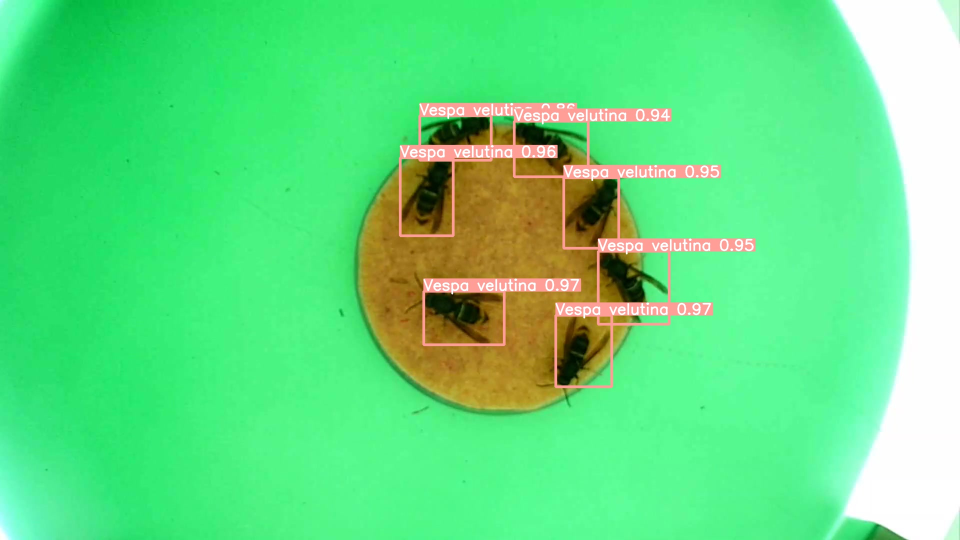
#> input picture images/many-ah.jpeg, 1920 x 1080 px, given in place of wasps.mp4, which was not available (shown at 1/2 size)
$ python monitor_run.py   (older library calls are emulated)
#> lines starting #> are read from the running program, lines starting #| are printed output that depends on the picture; pictures that were not available may be replaced by others from this repository, and a replacement may not be noted
### detection/vibe.py
import numpy as np


class BackgroundSubtractor:
    """Python implementation of ViBe.

    Adapted from https://github.com/232525/ViBe.python
    """

    def __init__(self):
        self.width = 0
        self.height = 0
        self.num_samples = 20
        self.matching_threshold = 20
        self.matching_number = 2
        self.update_factor = 16

        # Historical storage
        self.hist_ims = None
        self.hist_buffer = None
        self.last_swapped = 0
        self.num_hist_ims = 2

        # Buffers with random values
        self.jump = None
        self.neighbour = None
        self.position = None

    def init_history(self, image):

        # Set parameters
        self.height = image.shape[0]
        self.width = image.shape[1]

        # Create the hist_ims
        self.hist_ims = np.zeros(
            (self.height, self.width, self.num_hist_ims), np.uint8,
        )
        for i in range(self.num_hist_ims):
            self.hist_ims[:, :, i] = image

        # Create and fill hist_buffer
        self.hist_buffer = np.zeros(
            (self.height,
             self.width,
             self.num_samples - self.num_hist_ims,
             ), np.uint8,
        )
        for i in range(self.num_samples - self.num_hist_ims):
            image_plus_noise = image + np.random.randint(
                -10, 10, (self.height, self.width),
            )
            image_plus_noise[image_plus_noise > 255] = 255
            image_plus_noise[image_plus_noise < 0] = 0
            self.hist_buffer[:, :, i] = image_plus_noise.astype(np.uint8)

        # Fill buffers with random values
        max_length = 2 * max(self.height, self.width) + 1
        self.jump = np.zeros((max_length,), np.uint32)
        self.neighbour = np.zeros((max_length,), np.int)
        self.position = np.zeros((max_length,), np.uint32)

        for i in range(max_length):
            self.jump[i] = np.random.randint(1, 2 * self.update_factor + 1)
            self.neighbour[i] = np.random.randint(-1, 2)
            self.neighbour[i] += np.random.randint(-1, 2) * self.width
            self.position[i] = np.random.randint(0, self.num_samples)

    def segmentation(self, image):

        # Initialise segmentation_map
        segmentation_map = np.zeros((self.height, self.width))
        segmentation_map += self.matching_number - 1

        # First history image
        delta = np.abs(image - self.hist_ims[:, :, 0])
        mask = delta > self.matching_threshold
        segmentation_map[mask] = self.matching_number

        # Remaining hist_ims
        for i in range(1, self.num_hist_ims):
            delta = np.abs(image - self.hist_ims[:, :, i])
            mask = delta <= self.matching_threshold
            segmentation_map[mask] = segmentation_map[mask] - 1

        # For swapping
        self.last_swapped = (self.last_swapped + 1) % self.num_hist_ims
        swapping_im_buffer = self.hist_ims[:, :, self.last_swapped]

        # Now, we move in the buffer and leave the hist_ims
        num_tests = self.num_samples - self.num_hist_ims
        mask = segmentation_map > 0
        for i in range(num_tests):
            delta_ = np.abs(image - self.hist_buffer[:, :, i])
            mask_ = delta_ <= self.matching_threshold
            mask_ = mask * mask_
            segmentation_map[mask_] = segmentation_map[mask_] - 1

            # Swapping: Putting found value in history image buffer
            temp = swapping_im_buffer[mask_].copy()
            swapping_im_buffer[mask_] = self.hist_buffer[:, :, i][mask_].copy()
            self.hist_buffer[:, :, i][mask_] = temp

        # simulate the exit inner loop
        mask_ = segmentation_map <= 0
        mask_ = mask * mask_
        segmentation_map[mask_] = 0

        # Produces the output. Note that this step is application-dependent
        mask = segmentation_map > 0
        segmentation_map[mask] = 255
        return segmentation_map.astype(np.uint8)

    def update(self, image, updating_mask):

        for y in range(1, self.height-1):
            shift = np.random.randint(0, self.width)
            idx = self.jump[shift]
            while idx < self.width - 1:
                index = idx + y * self.width
                if updating_mask[y, idx] == 255:
                    value = image[y, idx]
                    neighbour_id = index + self.neighbour[shift]
                    y_, idx_ = (int(neighbour_id / self.width),
                                int(neighbour_id % self.width),)

                    if self.position[shift] < self.num_hist_ims:
                        self.hist_ims[y, idx, self.position[shift]] = value
                        self.hist_ims[y_, idx_, self.position[shift]] = value
                    else:
                        pos = self.position[shift] - self.num_hist_ims
                        self.hist_buffer[y, idx, pos] = value
                        self.hist_buffer[y_, idx_, pos] = value

                shift = shift + 1
                idx = idx + self.jump[shift]

        # First row
        y = 0
        shift = np.random.randint(0, self.width)
        idx = self.jump[shift]

        while idx <= self.width - 1:
            # index = idx + y * self.width
            if updating_mask[y, idx] == 0:
                if self.position[shift] < self.num_hist_ims:
                    self.hist_ims[y, idx, self.position[shift]] = image[y, idx]
                else:
                    pos = self.position[shift] - self.num_hist_ims
                    self.hist_buffer[y, idx, pos] = image[y, idx]

            shift = shift + 1
            idx = idx + self.jump[shift]

        # Last row
        y = self.height - 1
        shift = np.random.randint(0, self.width)
        idx = self.jump[shift]

        while idx <= self.width - 1:
            # index = idx + y * self.width
            if updating_mask[y, idx] == 0:
                if self.position[shift] < self.num_hist_ims:
                    self.hist_ims[y, idx, self.position[shift]] = image[y, idx]
                else:
                    pos = self.position[shift] - self.num_hist_ims
                    self.hist_buffer[y, idx, pos] = image[y, idx]

            shift = shift + 1
            idx = idx + self.jump[shift]

        # First column
        x = 0
        shift = np.random.randint(0, self.height)
        idy = self.jump[shift]

        while idy <= self.height - 1:
            # index = x + idy * self.width
            if updating_mask[idy, x] == 0:
                if self.position[shift] < self.num_hist_ims:
                    self.hist_ims[idy, x, self.position[shift]] = image[idy, x]
                else:
                    pos = self.position[shift] - self.num_hist_ims
                    self.hist_buffer[idy, x, pos] = image[idy, x]

            shift = shift + 1
            idy = idy + self.jump[shift]

        # Last column
        x = self.width - 1
        shift = np.random.randint(0, self.height)
        idy = self.jump[shift]

        while idy <= self.height - 1:
            # index = x + idy * self.width
            if updating_mask[idy, x] == 0:
                if self.position[shift] < self.num_hist_ims:
                    self.hist_ims[idy, x, self.position[shift]] = image[idy, x]
                else:
                    pos = self.position[shift] - self.num_hist_ims
                    self.hist_buffer[idy, x, pos] = image[idy, x]

            shift = shift + 1
            idy = idy + self.jump[shift]

        # The first pixel
        if np.random.randint(0, self.update_factor) == 0:
            if updating_mask[0, 0] == 0:
                position = np.random.randint(0, self.num_samples)

                if position < self.num_hist_ims:
                    self.hist_ims[0, 0, position] = image[0, 0]
                else:
                    pos = position - self.num_hist_ims
                    self.hist_buffer[0, 0, pos] = image[0, 0]

### detection/monitor_run.py
import sys
import cv2
import datetime
from vibe import BackgroundSubtractor

# Parameters
min_area = 13000  # Adjust to seperate hornets from wasps
dilation_strength = 1  # To unify dijoint segmentation contours
save_dir = '/Users/Holmes/Research/Projects/vespai/detection/examples/wasps/'
save_outputs = True

# Example video
ex = '/Users/Holmes/Research/Projects/vespai/datasets/' + \
     'videos/wasps.mp4'
cap = cv2.VideoCapture(ex)

# Use webcam
# cap = cv2.VideoCapture(0)

# Instantiate ViBe (VIsual Background Extractor)
back_sub = BackgroundSubtractor()

# Load YOLOv5 model


if not cap.isOpened():
    print("Cannot open camera.")
    sys.exit()

frame_id = 0
while True:

    # Capture frame
    ret, frame = cap.read()
#> frame is the input picture: shape (1080, 1920, 3); mean B, G, R 129.6, 223.7, 97.2
    timestamp = datetime.datetime.now()
    if not ret:
        print("No frame recieved. Exiting ...")
        break

    # Motion detection on frame
    grey = cv2.cvtColor(frame, cv2.COLOR_BGR2GRAY)
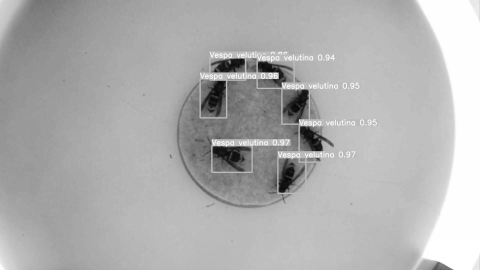
#> grey: shape (1080, 1920) (shown at 1/4 size); min 4, max 255, mean 175.1
    if frame_id % 25 == 0:
        print(f'Frame number: {frame_id}')

    if frame_id == 0:
        back_sub.init_history(grey)

    # ViBe segmentation
    segmentation = back_sub.segmentation(grey)
#> the loop in segmentation, `for i in range(num_tests):` made 18 passes
#> pass 1, in segmentation, `delta_ = np.abs(image - self.hist_buffer[:, :, i])`:
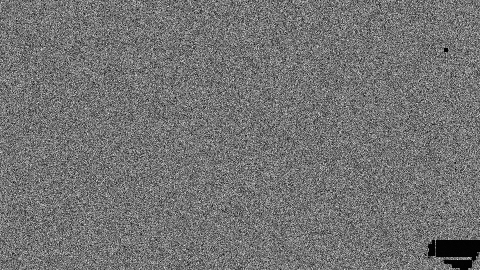
#> delta_: shape (1080, 1920) (shown at 1/4 size); min 0, max 255, mean 114.8
#> pass 1, in segmentation, `mask_ = delta_ <= self.matching_threshold`:
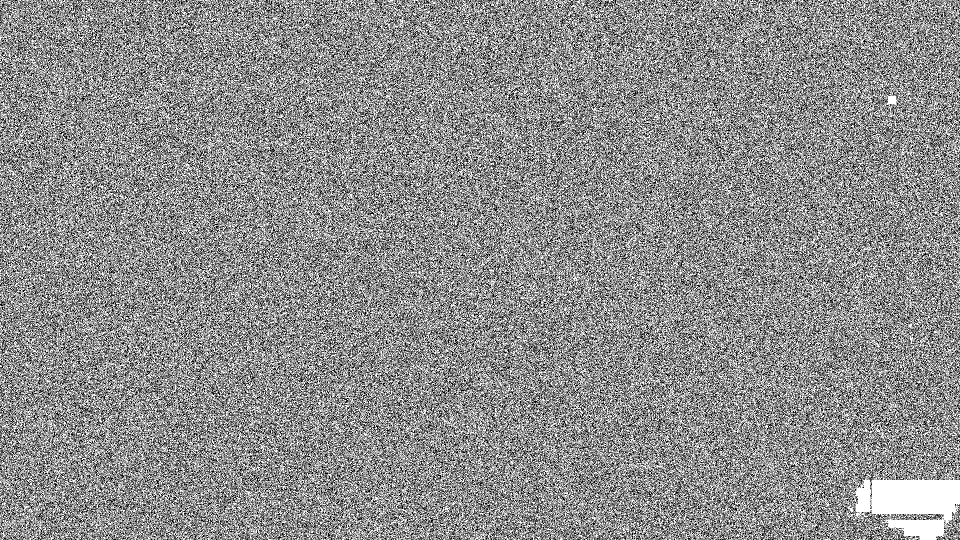
#> mask_: shape (1080, 1920) bool (shown at 1/2 size); 55.4% white; black in thin lines or dots
#> pass 2, in segmentation, `delta_ = np.abs(image - self.hist_buffer[:, :, i])`:
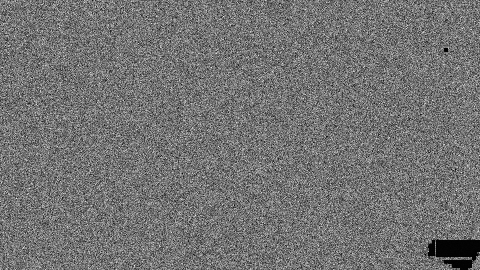
#> delta_: shape (1080, 1920) (shown at 1/4 size); min 0, max 255, mean 114.9
#> pass 2, in segmentation, `mask_ = delta_ <= self.matching_threshold`:
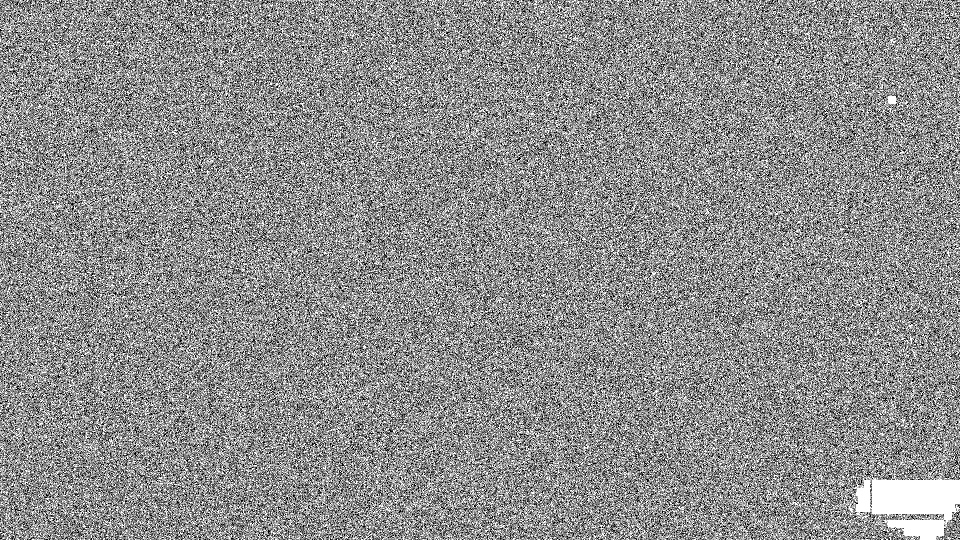
#> mask_: shape (1080, 1920) bool (shown at 1/2 size); 55.4% white; black in thin lines or dots
    back_sub.update(grey, segmentation)
#> after the loop in update, `while idx <= self.width - 1:`: idx = 1932; shift = 1637
#> after the loop in update, `while idx <= self.width - 1:`: idx = 1940; shift = 322
    segmentation = cv2.medianBlur(segmentation, 3)

    # Identify contours
    dilation = cv2.dilate(segmentation, None, iterations=dilation_strength)
    contours, hierarchy = cv2.findContours(
        dilation, cv2.RETR_EXTERNAL, cv2.CHAIN_APPROX_SIMPLE,
    )

    # Draw contours to frame
    cv2.drawContours(frame, contours, -1, (0, 0, 255), 4)

    # Loop over the contours
    for c in contours:

        # If the contour is too small (waspy), ignore it
        if cv2.contourArea(c) < min_area:
            continue

        # Compute bounding box for contour, draw it on the frame,
        (x, y, w, h) = cv2.boundingRect(c)
        cv2.rectangle(grey, (x, y), (x + w, y + h), (0, 255, 0), 2)
#> this loop made 0 passes

    if frame_id % 25 == 0 and save_outputs:
        cv2.imwrite(save_dir + f'contours-{frame_id}.jpeg', frame)
        cv2.imwrite(save_dir + f'detections-{frame_id}.jpeg', grey)
        cv2.imwrite(save_dir + f'segmentation-{frame_id}.jpeg', segmentation)
        cv2.imwrite(save_dir + f'dilation-{frame_id}.jpeg', dilation)

    cv2.imshow('Contours', frame)
    cv2.imshow('Detections', grey)
    cv2.imshow('Dilated segmentation', dilation)
    frame_id += 1

    if cv2.waitKey(100) & 0xFF == ord('q'):
#> (key q is pressed here)
        break

cap.release()
cv2.waitKey()
cv2.destroyAllWindows()

# import cv2; cap = cv2.VideoCapture(0); ret, frame = cap.read()
# from detector.vibe import BackgroundSubtractor; bc = BackgroundSubtractor()
# cv2.imshow('Test', frame)
# ; cv2.waitKey(0); cv2.destroyAllWindows(); cv2.waitKey(1)

$ run again, on images/same-dish.jpeg
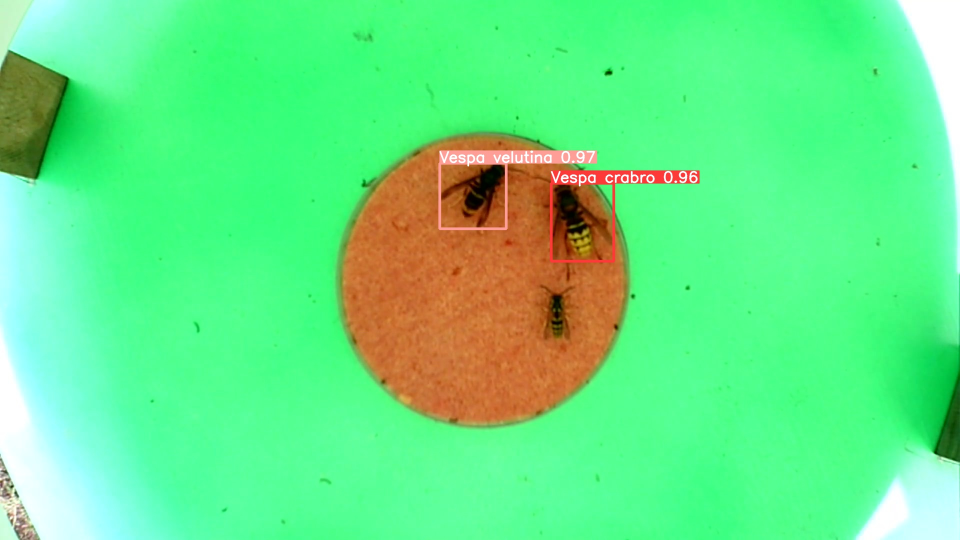
#> input picture images/same-dish.jpeg, 1920 x 1080 px, given in place of wasps.mp4, which was not available (shown at 1/2 size)
#> frame is the input picture: shape (1080, 1920, 3); mean B, G, R 134.7, 231.6, 100.2
#> delta: shape (1080, 1920); every value is 0
#> the loop in segmentation, `for i in range(num_tests):` made 18 passes
#> pass 1, in segmentation, `mask_ = delta_ <= self.matching_threshold`:
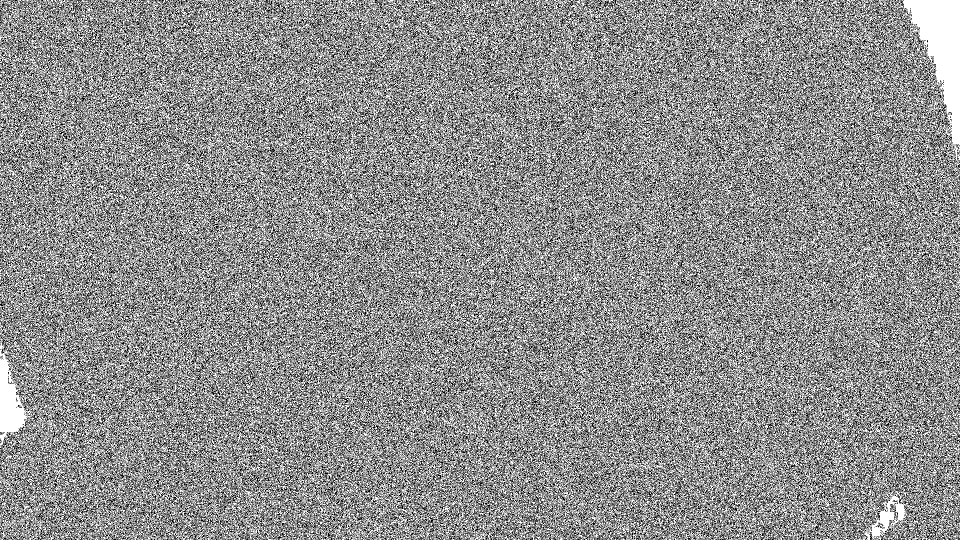
#> mask_: shape (1080, 1920) bool (shown at 1/2 size); 55.5% white; black in thin lines or dots
#> pass 2, in segmentation, `mask_ = delta_ <= self.matching_threshold`:
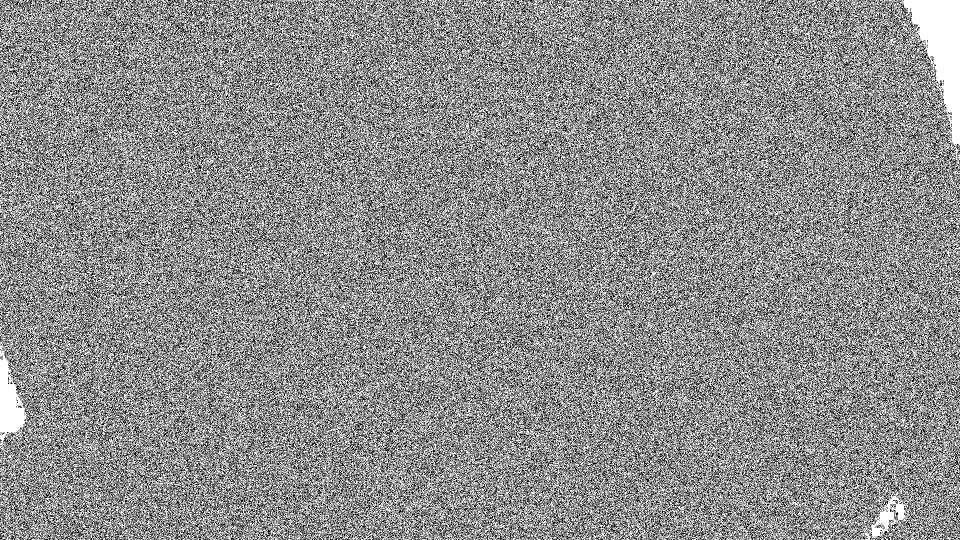
#> mask_: shape (1080, 1920) bool (shown at 1/2 size); 55.5% white; black in thin lines or dots
#> after the loop in update, `while idx <= self.width - 1:`: idx = 1932; shift = 1637
#> after the loop in update, `while idx <= self.width - 1:`: idx = 1940; shift = 322

$ run again, on images/thomas-vs-model.jpeg
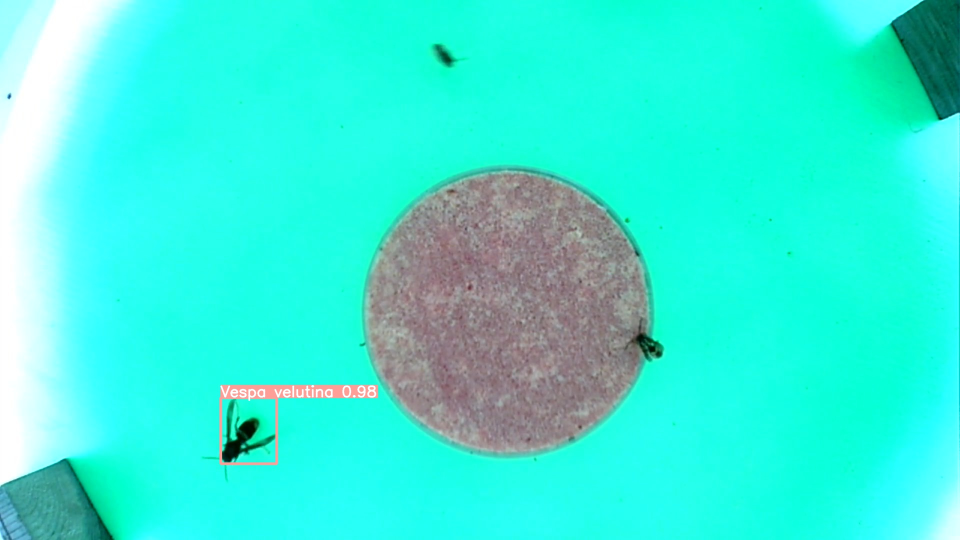
#> input picture images/thomas-vs-model.jpeg, 1920 x 1080 px, given in place of wasps.mp4, which was not available (shown at 1/2 size)
#> frame is the input picture: shape (1080, 1920, 3); mean B, G, R 216.4, 235.5, 57.8
#> delta: shape (1080, 1920); every value is 0
#> the loop in segmentation, `for i in range(num_tests):` made 18 passes
#> pass 1, in segmentation, `mask_ = delta_ <= self.matching_threshold`:
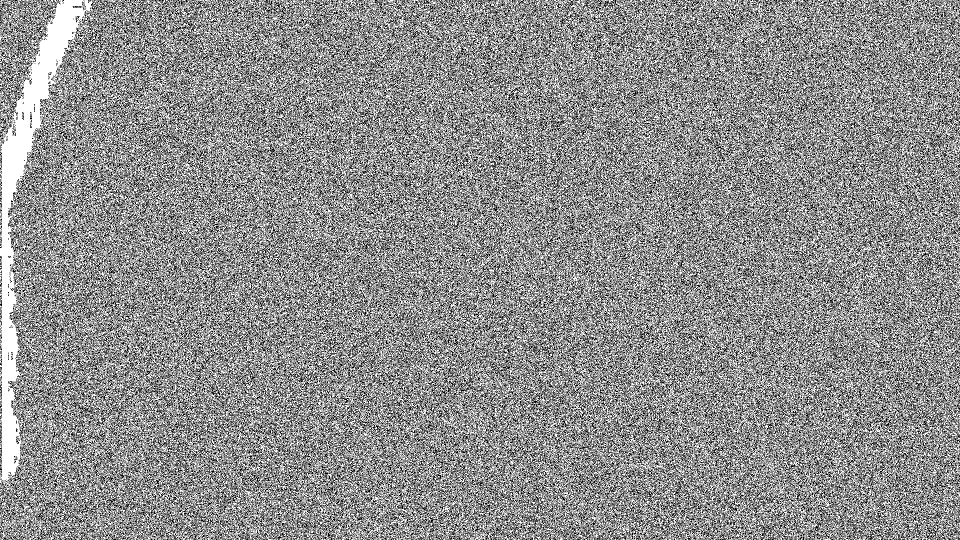
#> mask_: shape (1080, 1920) bool (shown at 1/2 size); 55.7% white; black in thin lines or dots
#> pass 2, in segmentation, `mask_ = delta_ <= self.matching_threshold`:
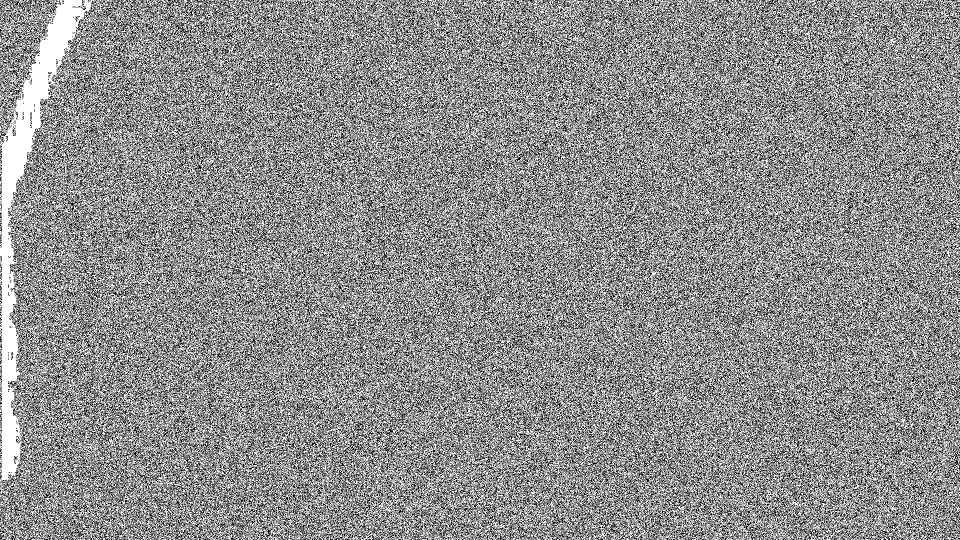
#> mask_: shape (1080, 1920) bool (shown at 1/2 size); 55.7% white; black in thin lines or dots
#> after the loop in update, `while idx <= self.width - 1:`: idx = 1932; shift = 1637
#> after the loop in update, `while idx <= self.width - 1:`: idx = 1940; shift = 322
